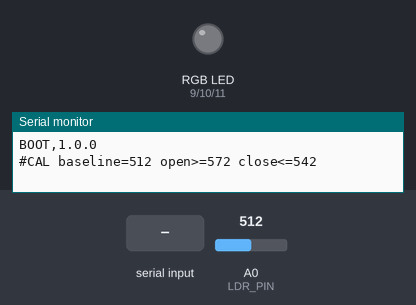
Simulated run of this sketch. Board: Arduino Uno, built with avr-gcc and run on an emulated ATmega328P. Shown: an RGB LED mixed from three pins (HIGH = lit), the last lines printed to the serial monitor. Inputs (shaded band) come from the test bench; at power-on: A0 (LDR_PIN) = 512.

Above: at 3.2 s.
3.3 s: A0 (LDR_PIN) set to 716
5.2 s: "LED,\n" received over Serial
6.7 s: "CAL\n" received over Serial
At 7.3 s:
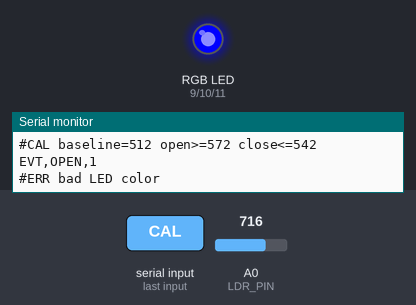
9.7 s: "G\n" received over Serial
Timing chart, 0 to 12.2 s (numbered marks = the images above; inputs shaded):
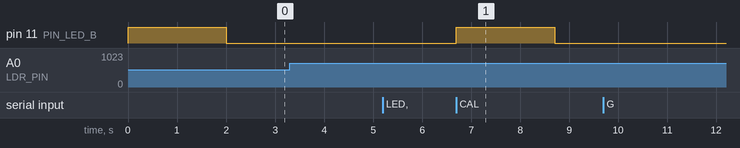

Measured:
- after the input at 6.7 s, pin 11 (PIN_LED_B): LOW → HIGH at once, → LOW 2.0 s later

The sketch:

bws.ino
```cpp
/*
 * BWS firmware (Arduino Uno) - lid sensor + optional RGB status LED
 * Serial protocol: SPEC.md section 4.3 (115200 baud, ASCII, '\n'-terminated)
 *
 * The device only reports WHAT HAPPENED (lid opened / closed). The server decides
 * what it means. There is no mode logic in here.
 *
 * ---------------------------------------------------------------------------
 * WIRING
 *
 *   Photoresistor (LDR) on the TOP of a 10k divider:
 *
 *        5V ----[ LDR ]----+----[ 10k ]---- GND
 *                          |
 *                          +---- A0
 *
 *   More light -> LDR resistance drops -> A0 voltage RISES. So:
 *     lid closed (dark)  = LOW reading
 *     lid open   (light) = HIGH reading
 *   If you wired the LDR on the BOTTOM instead (10k to 5V, LDR to GND), the
 *   direction is flipped: set LIGHT_RAISES_READING to 0 below. That is the only
 *   change needed.
 *
 *   RGB LED (optional), each color through its own 220 ohm resistor:
 *     D9  -> R,  D10 -> G,  D11 -> B   (all PWM pins)
 *     Common cathode: LED common pin -> GND   (default, COMMON_ANODE 0)
 *     Common anode:   LED common pin -> 5V    (set COMMON_ANODE 1)
 *   If no LED is wired, LED commands are harmless: pins just toggle unconnected.
 * ---------------------------------------------------------------------------
 *
 * SEQUENCE NUMBERS
 *   `seq` starts at 1 after each boot and is shared by ALL numbered lines: every
 *   EVT line AND every HB line takes the next value (the counter increments for
 *   each one). So every line the host sees has a unique seq, which keeps the
 *   server's "same boot, seq already seen => duplicate" dedupe safe: a heartbeat
 *   can never be mistaken for a repeat of an earlier line. Gaps in seq are
 *   normal. BOOT has no seq (the bridge sends seq 0 for it; BOOT resets the
 *   server's counter).
 *
 * LINES WE PRINT
 *   BOOT,<fw_version>
 *   EVT,OPEN,<seq>   EVT,CLOSE,<seq>
 *   HB,<seq>,<ldr_raw>          (raw = analogRead value, 0..1023, of the smoothed signal)
 *   #<text>                     (debug comment; the bridge logs and ignores these)
 *
 * LINES WE ACCEPT
 *   LED,<G|Y|R|B|OFF>[,BLINK]
 *   CAL                          (recalibrate: keep the lid CLOSED for ~2 s)
 */

#define FW_VERSION "1.0.0"

// ---- Sensor ---------------------------------------------------------------
#define LDR_PIN A0
#define LIGHT_RAISES_READING 1   // 1 = LDR on top of divider (more light = higher). 0 = flipped.

#define SAMPLE_INTERVAL_MS 50    // read A0 every 50 ms
#define AVG_WINDOW 8             // moving average over 8 samples (400 ms)
#define CAL_DURATION_MS 2000     // boot / CAL baseline sampling time
#define OPEN_MARGIN 60           // open threshold  = baseline + OPEN_MARGIN  (in light units)
#define CLOSE_MARGIN 30          // close threshold = baseline + CLOSE_MARGIN (lower => hysteresis)
#define DEBOUNCE_MS 300          // a crossing must hold this long to count
#define HEARTBEAT_MS 10000UL

// ---- RGB LED --------------------------------------------------------------
#define PIN_LED_R 9
#define PIN_LED_G 10
#define PIN_LED_B 11
#define COMMON_ANODE 0           // 0 = common cathode (default). 1 = common anode.
#define BLINK_HALF_PERIOD_MS 500 // blink = 500 ms on, 500 ms off

// Color levels (0..255). Yellow needs less green than red to look yellow, not lime.
#define LEVEL_FULL 255
#define LEVEL_YELLOW_G 90

// ---------------------------------------------------------------------------

static int samples[AVG_WINDOW];
static uint8_t sampleIdx = 0;
static long sampleSum = 0;
static unsigned long lastSampleAt = 0;

static int baseline = 0;
static int openThreshold = 0;
static int closeThreshold = 0;

static bool lidOpen = false;           // stable (debounced) state
static bool pending = false;           // a crossing is being debounced
static unsigned long pendingSince = 0;

static unsigned long seqCounter = 0;
static unsigned long lastHeartbeatAt = 0;

// LED state
enum LedColor { LED_OFF, LED_G, LED_Y, LED_R, LED_B };
static LedColor ledColor = LED_OFF;
static bool ledBlink = false;
static unsigned long blinkEpoch = 0;
static bool ledShown = false;          // what is currently driven on the pins
static bool ledShownInit = false;

// Serial command buffer
static char cmdBuf[32];
static uint8_t cmdLen = 0;

// ---- helpers ---------------------------------------------------------------

// Normalize so that "higher = more light" regardless of wiring. Self-inverse,
// so it also converts back to the raw pin value for heartbeats.
static int toLight(int v) {
  return LIGHT_RAISES_READING ? v : (1023 - v);
}

static unsigned long nextSeq() {
  return ++seqCounter;
}

static void fillWindow(int lightValue) {
  for (uint8_t i = 0; i < AVG_WINDOW; i++) samples[i] = lightValue;
  sampleSum = (long)lightValue * AVG_WINDOW;
  sampleIdx = 0;
}

static void pushSample(int lightValue) {
  sampleSum -= samples[sampleIdx];
  samples[sampleIdx] = lightValue;
  sampleSum += lightValue;
  sampleIdx = (sampleIdx + 1) % AVG_WINDOW;
}

static int smoothedLight() {
  return (int)(sampleSum / AVG_WINDOW);
}

// ---- LED -------------------------------------------------------------------

static void writeRGB(uint8_t r, uint8_t g, uint8_t b) {
#if COMMON_ANODE
  r = 255 - r;
  g = 255 - g;
  b = 255 - b;
#endif
  analogWrite(PIN_LED_R, r);
  analogWrite(PIN_LED_G, g);
  analogWrite(PIN_LED_B, b);
}

static void driveLed(bool on) {
  if (!on) {
    writeRGB(0, 0, 0);
    return;
  }
  switch (ledColor) {
    case LED_G: writeRGB(0, LEVEL_FULL, 0); break;
    case LED_Y: writeRGB(LEVEL_FULL, LEVEL_YELLOW_G, 0); break;
    case LED_R: writeRGB(LEVEL_FULL, 0, 0); break;
    case LED_B: writeRGB(0, 0, LEVEL_FULL); break;
    default:    writeRGB(0, 0, 0); break;
  }
}

static void setLed(LedColor color, bool blink) {
  ledColor = color;
  ledBlink = blink && color != LED_OFF;
  blinkEpoch = millis();   // blinking restarts in the ON phase
  ledShownInit = false;    // force a write on the next updateLed()
}

// Non-blocking: called every loop(); only touches the pins when the output changes.
static void updateLed() {
  bool on = true;
  if (ledColor == LED_OFF) {
    on = false;
  } else if (ledBlink) {
    on = (((millis() - blinkEpoch) / BLINK_HALF_PERIOD_MS) % 2) == 0;
  }
  if (!ledShownInit || on != ledShown) {
    driveLed(on);
    ledShown = on;
    ledShownInit = true;
  }
}

// ---- calibration (the only place we use delay) ------------------------------

static void calibrate() {
  LedColor prevColor = ledColor;   // restore the server's LED state afterwards
  bool prevBlink = ledBlink;
  setLed(LED_B, false);   // solid blue while calibrating
  updateLed();

  long sum = 0;
  int n = 0;
  unsigned long start = millis();
  while (millis() - start < CAL_DURATION_MS) {
    sum += toLight(analogRead(LDR_PIN));
    n++;
    delay(SAMPLE_INTERVAL_MS);
  }
  baseline = n > 0 ? (int)(sum / n) : toLight(analogRead(LDR_PIN));
  openThreshold = baseline + OPEN_MARGIN;
  closeThreshold = baseline + CLOSE_MARGIN;
  if (openThreshold > 1000) openThreshold = 1000;       // keep reachable if baseline is high
  if (closeThreshold >= openThreshold) closeThreshold = openThreshold - 10;

  fillWindow(baseline);
  lidOpen = false;
  pending = false;
  lastSampleAt = millis();
  lastHeartbeatAt = millis();

  setLed(prevColor, prevBlink);
  updateLed();

  Serial.print(F("#CAL baseline="));
  Serial.print(baseline);
  Serial.print(F(" open>="));
  Serial.print(openThreshold);
  Serial.print(F(" close<="));
  Serial.println(closeThreshold);
}

// ---- host commands ----------------------------------------------------------

static void handleCommand(char* cmd) {
  if (strcmp(cmd, "CAL") == 0) {
    calibrate();
    return;
  }
  if (strncmp(cmd, "LED,", 4) == 0) {
    char* color = cmd + 4;
    bool blink = false;
    char* comma = strchr(color, ',');
    if (comma != NULL) {
      *comma = '\0';
      if (strcmp(comma + 1, "BLINK") == 0) {
        blink = true;
      } else {
        Serial.println(F("#ERR bad LED option"));
        return;
      }
    }
    if (strcmp(color, "G") == 0)        setLed(LED_G, blink);
    else if (strcmp(color, "Y") == 0)   setLed(LED_Y, blink);
    else if (strcmp(color, "R") == 0)   setLed(LED_R, blink);
    else if (strcmp(color, "B") == 0)   setLed(LED_B, blink);
    else if (strcmp(color, "OFF") == 0) setLed(LED_OFF, false);
    else Serial.println(F("#ERR bad LED color"));
    return;
  }
  Serial.println(F("#ERR unknown command"));
}

static void pollSerial() {
  while (Serial.available() > 0) {
    char c = (char)Serial.read();
    if (c == '\n') {
      cmdBuf[cmdLen] = '\0';
      if (cmdLen > 0) handleCommand(cmdBuf);
      cmdLen = 0;
    } else if (c == '\r') {
      // ignore
    } else if (cmdLen < sizeof(cmdBuf) - 1) {
      cmdBuf[cmdLen++] = c;
    } else {
      cmdLen = 0;  // overflow: drop what we had; the tail will fail to parse and be ignored
    }
  }
}

// ---- lid detection -----------------------------------------------------------

static void emitEvent(bool opened) {
  Serial.print(F("EVT,"));
  Serial.print(opened ? F("OPEN,") : F("CLOSE,"));
  Serial.println(nextSeq());
}

static void emitHeartbeat() {
  Serial.print(F("HB,"));
  Serial.print(nextSeq());
  Serial.print(',');
  Serial.println(toLight(smoothedLight()));   // back to the raw pin scale
}

static void updateLid(unsigned long now) {
  int v = smoothedLight();
  bool crossing = lidOpen ? (v <= closeThreshold) : (v >= openThreshold);

  if (!crossing) {
    pending = false;    // blip ended before the debounce time: ignore it
    return;
  }
  if (!pending) {
    pending = true;
    pendingSince = now;
    return;
  }
  if (now - pendingSince >= DEBOUNCE_MS) {
    lidOpen = !lidOpen;
    pending = false;
    emitEvent(lidOpen);
  }
}

// ---- Arduino entry points ------------------------------------------------------

void setup() {
  pinMode(PIN_LED_R, OUTPUT);
  pinMode(PIN_LED_G, OUTPUT);
  pinMode(PIN_LED_B, OUTPUT);
  setLed(LED_OFF, false);
  updateLed();

  Serial.begin(115200);
  Serial.print(F("BOOT,"));
  Serial.println(F(FW_VERSION));

  calibrate();   // lid must be closed at power-up
}

void loop() {
  pollSerial();   // may run calibrate(), so read the clock only afterwards
  updateLed();

  unsigned long now = millis();

  if (now - lastSampleAt >= SAMPLE_INTERVAL_MS) {
    lastSampleAt = now;
    pushSample(toLight(analogRead(LDR_PIN)));
    updateLid(now);
  }

  if (now - lastHeartbeatAt >= HEARTBEAT_MS) {
    lastHeartbeatAt = now;
    emitHeartbeat();
  }
}
```
